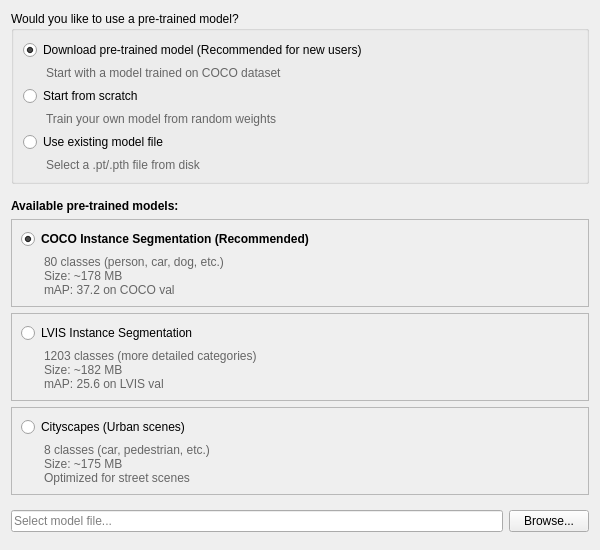
<?xml version="1.0" encoding="UTF-8"?>
<ui version="4.0">
 <class>PretrainedModelPage_Detectron2</class>
 <widget class="QWizardPage" name="PretrainedModelPage_Detectron2">
  <property name="geometry">
   <rect>
    <x>0</x>
    <y>0</y>
    <width>600</width>
    <height>550</height>
   </rect>
  </property>
  <property name="title">
   <string>Pre-trained Model Selection</string>
  </property>
  <property name="subTitle">
   <string>Choose how to initialize your Detectron2 model weights.</string>
  </property>
  <layout class="QVBoxLayout" name="mainLayout">
   <property name="spacing">
    <number>15</number>
   </property>
   <item>
    <widget class="QGroupBox" name="modeGroupBox">
     <property name="title">
      <string>Would you like to use a pre-trained model?</string>
     </property>
     <layout class="QVBoxLayout" name="modeLayout">
      <item>
       <widget class="QRadioButton" name="downloadRadio">
        <property name="text">
         <string>Download pre-trained model (Recommended for new users)</string>
        </property>
        <property name="checked">
         <bool>true</bool>
        </property>
       </widget>
      </item>
      <item>
       <widget class="QLabel" name="downloadDescription">
        <property name="styleSheet">
         <string notr="true">color: #666; margin-left: 20px;</string>
        </property>
        <property name="text">
         <string>Start with a model trained on COCO dataset</string>
        </property>
       </widget>
      </item>
      <item>
       <widget class="QRadioButton" name="scratchRadio">
        <property name="text">
         <string>Start from scratch</string>
        </property>
       </widget>
      </item>
      <item>
       <widget class="QLabel" name="scratchDescription">
        <property name="styleSheet">
         <string notr="true">color: #666; margin-left: 20px;</string>
        </property>
        <property name="text">
         <string>Train your own model from random weights</string>
        </property>
       </widget>
      </item>
      <item>
       <widget class="QRadioButton" name="existingRadio">
        <property name="text">
         <string>Use existing model file</string>
        </property>
       </widget>
      </item>
      <item>
       <widget class="QLabel" name="existingDescription">
        <property name="styleSheet">
         <string notr="true">color: #666; margin-left: 20px;</string>
        </property>
        <property name="text">
         <string>Select a .pt/.pth file from disk</string>
        </property>
       </widget>
      </item>
     </layout>
    </widget>
   </item>
   <item>
    <widget class="QWidget" name="pretrainedModelsWidget" native="true">
     <layout class="QVBoxLayout" name="pretrainedModelsLayout">
      <property name="leftMargin">
       <number>0</number>
      </property>
      <property name="topMargin">
       <number>0</number>
      </property>
      <property name="rightMargin">
       <number>0</number>
      </property>
      <property name="bottomMargin">
       <number>0</number>
      </property>
      <item>
       <widget class="QLabel" name="modelsLabel">
        <property name="font">
         <font>
          <bold>true</bold>
         </font>
        </property>
        <property name="text">
         <string>Available pre-trained models:</string>
        </property>
       </widget>
      </item>
      <item>
       <widget class="QFrame" name="cocoFrame">
        <property name="frameShape">
         <enum>QFrame::Shape::StyledPanel</enum>
        </property>
        <layout class="QVBoxLayout" name="cocoLayout">
         <item>
          <widget class="QRadioButton" name="cocoRadio">
           <property name="font">
            <font>
             <bold>true</bold>
            </font>
           </property>
           <property name="text">
            <string>COCO Instance Segmentation (Recommended)</string>
           </property>
           <property name="checked">
            <bool>true</bool>
           </property>
          </widget>
         </item>
         <item>
          <widget class="QLabel" name="cocoInfo">
           <property name="styleSheet">
            <string notr="true">color: #666; margin-left: 20px;</string>
           </property>
           <property name="text">
            <string>80 classes (person, car, dog, etc.)
Size: ~178 MB
mAP: 37.2 on COCO val</string>
           </property>
          </widget>
         </item>
        </layout>
       </widget>
      </item>
      <item>
       <widget class="QFrame" name="lvisFrame">
        <property name="frameShape">
         <enum>QFrame::Shape::StyledPanel</enum>
        </property>
        <layout class="QVBoxLayout" name="lvisLayout">
         <item>
          <widget class="QRadioButton" name="lvisRadio">
           <property name="text">
            <string>LVIS Instance Segmentation</string>
           </property>
          </widget>
         </item>
         <item>
          <widget class="QLabel" name="lvisInfo">
           <property name="styleSheet">
            <string notr="true">color: #666; margin-left: 20px;</string>
           </property>
           <property name="text">
            <string>1203 classes (more detailed categories)
Size: ~182 MB
mAP: 25.6 on LVIS val</string>
           </property>
          </widget>
         </item>
        </layout>
       </widget>
      </item>
      <item>
       <widget class="QFrame" name="cityscapesFrame">
        <property name="frameShape">
         <enum>QFrame::Shape::StyledPanel</enum>
        </property>
        <layout class="QVBoxLayout" name="cityscapesLayout">
         <item>
          <widget class="QRadioButton" name="cityscapesRadio">
           <property name="text">
            <string>Cityscapes (Urban scenes)</string>
           </property>
          </widget>
         </item>
         <item>
          <widget class="QLabel" name="cityscapesInfo">
           <property name="styleSheet">
            <string notr="true">color: #666; margin-left: 20px;</string>
           </property>
           <property name="text">
            <string>8 classes (car, pedestrian, etc.)
Size: ~175 MB
Optimized for street scenes</string>
           </property>
          </widget>
         </item>
        </layout>
       </widget>
      </item>
     </layout>
    </widget>
   </item>
   <item>
    <widget class="QWidget" name="existingModelWidget" native="true">
     <layout class="QHBoxLayout" name="existingModelLayout">
      <property name="leftMargin">
       <number>0</number>
      </property>
      <property name="topMargin">
       <number>0</number>
      </property>
      <property name="rightMargin">
       <number>0</number>
      </property>
      <property name="bottomMargin">
       <number>0</number>
      </property>
      <item>
       <widget class="QLineEdit" name="existingModelEdit">
        <property name="placeholderText">
         <string>Select model file...</string>
        </property>
       </widget>
      </item>
      <item>
       <widget class="QPushButton" name="browseExistingButton">
        <property name="text">
         <string>Browse...</string>
        </property>
       </widget>
      </item>
     </layout>
    </widget>
   </item>
   <item>
    <spacer name="verticalSpacer">
     <property name="orientation">
      <enum>Qt::Orientation::Vertical</enum>
     </property>
     <property name="sizeHint" stdset="0">
      <size>
       <width>20</width>
       <height>40</height>
      </size>
     </property>
    </spacer>
   </item>
  </layout>
 </widget>
 <resources/>
 <connections/>
</ui>
